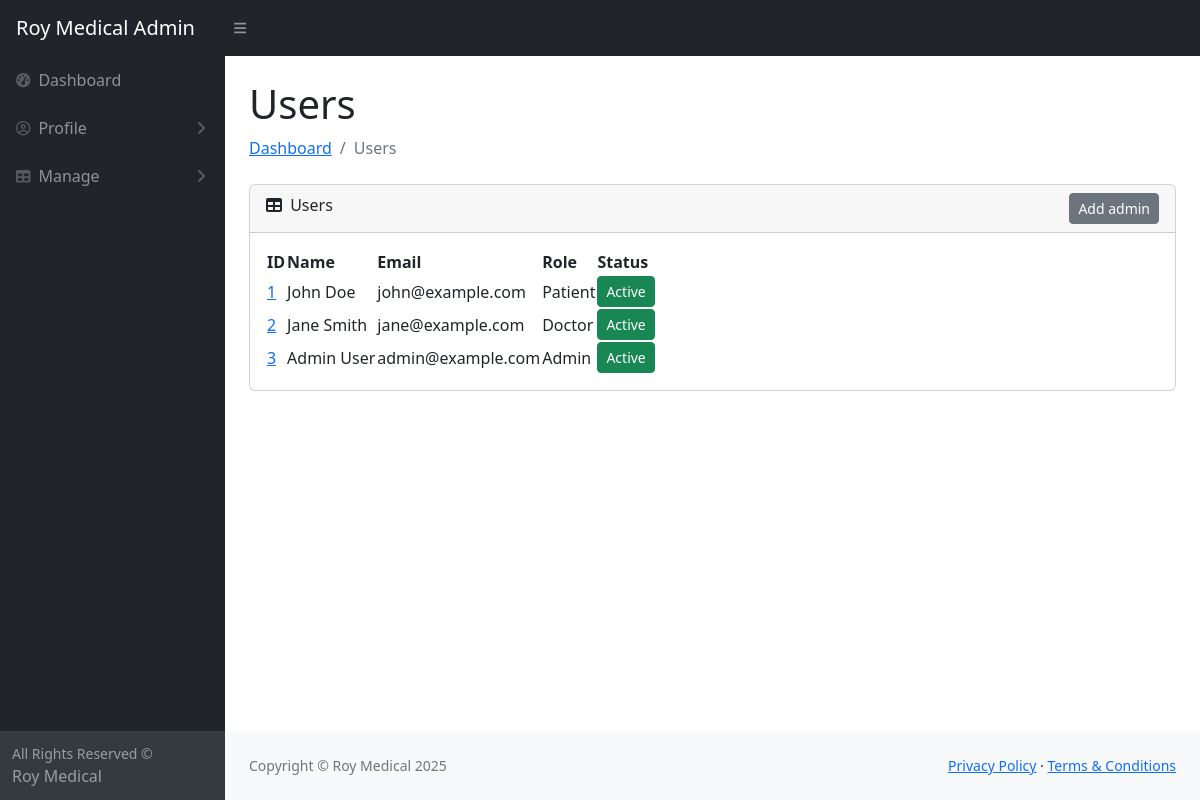
/admin/manage-users/index.php, run on the app's committed database.
### tables this page shows
CREATE TABLE users (
    id INT PRIMARY KEY AUTO_INCREMENT,
    name VARCHAR(255),
    email VARCHAR(255) UNIQUE,
    password VARCHAR(255),
    mobile_number VARCHAR(20) UNIQUE,
    address TEXT,
    pincode VARCHAR(10),
    dob DATE,
    gender ENUM('Male', 'Female', 'Other'),
    is_active BOOLEAN DEFAULT TRUE,
    role ENUM('Admin', 'Doctor', 'Patient')
);

### admin/manage-users/index.php (the view, shortened to what this page needs)
<?php include "../includes/header.php" ?>
<?php include "../includes/nav.php" ?>
<?php include "../../includes/db.php" ?>
<main>
    <div class="container-fluid px-4">
        <h1 class="mt-4">Users</h1>
        <ol class="breadcrumb mb-4">
            <li class="breadcrumb-item"><a href="/rm/admin/index.php">Dashboard</a></li>
            <li class="breadcrumb-item active">Users</li>
        </ol>
        <div class="card mb-4">
            <div class="card-header">
                <div class="row">
                    <div class="col-6">
                        <i class="fas fa-table me-1"></i>
                        Users
                    </div>
                    <div class="col-6">
                        <a href="add.php" class="btn btn-secondary btn-sm float-end">Add admin</a>
                    </div>
                </div>
            </div>
            <div class="card-body">
                <?php
                $query = "SELECT id, name, email, role, is_active FROM users";
                $result = mysqli_query($conn, $query);
                ?>
                <table id="datatablesSimple">
                    <thead>
                        <tr>
                            <th>ID</th>
                            <th>Name</th>
                            <th>Email</th>
                            <th>Role</th>
                            <th>Status</th>
                        </tr>
                    </thead>
                    <tbody>
                        <?php while ($row = mysqli_fetch_assoc($result)) : ?>
                            <tr>
                                <td>
                                    <a href="update_details.php?id=<?= $row['id']; ?>" class="text-primary">
                                        <?= $row['id']; ?>
                                    </a>
                                </td>
                                <td><?= $row['name']; ?></td>
                                <td><?= $row['email']; ?></td>
                                <td><?= $row['role']; ?></td>
                                <td>
                                    <form method="POST" action="toggle_status.php" class="d-inline">
                                        <button type="submit" class="btn btn-sm <?= $row['is_active'] ? 'btn-success' : 'btn-secondary'; ?>">
                                            <?= $row['is_active'] ? 'Active' : 'Inactive'; ?>
                                        </button>
                                    </form>
                                </td>
                            </tr>
                        <?php endwhile; ?>
                    </tbody>
                </table>
            </div>
        </div>
    </div>
</main>
<?php include "../includes/footer.php" ?>

### data on the page
users: id "1", name "John Doe", email "john@example.com", role "Patient", is_active "Active"
users: id "2", name "Jane Smith", email "jane@example.com", role "Doctor", is_active "Active"
users: id "3", name "Admin User", email "admin@example.com", role "Admin", is_active "Active"
